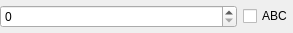
<?xml version="1.0" encoding="UTF-8"?>
<ui version="4.0">
 <class>ABCIntervalIntWidget</class>
 <widget class="QWidget" name="ABCIntervalIntWidget">
  <property name="geometry">
   <rect>
    <x>0</x>
    <y>0</y>
    <width>293</width>
    <height>33</height>
   </rect>
  </property>
  <property name="windowTitle">
   <string>Form</string>
  </property>
  <layout class="QHBoxLayout" name="horizontalLayout_2">
   <property name="leftMargin">
    <number>0</number>
   </property>
   <property name="topMargin">
    <number>0</number>
   </property>
   <property name="rightMargin">
    <number>0</number>
   </property>
   <property name="bottomMargin">
    <number>0</number>
   </property>
   <item>
    <widget class="QStackedWidget" name="stackedWidget">
     <property name="currentIndex">
      <number>0</number>
     </property>
     <widget class="QWidget" name="singleValuePage">
      <layout class="QHBoxLayout" name="horizontalLayout_3">
       <property name="leftMargin">
        <number>0</number>
       </property>
       <property name="topMargin">
        <number>0</number>
       </property>
       <property name="rightMargin">
        <number>0</number>
       </property>
       <property name="bottomMargin">
        <number>0</number>
       </property>
       <item>
        <widget class="QSpinBox" name="singleValue"/>
       </item>
      </layout>
     </widget>
     <widget class="QWidget" name="intervalPage">
      <layout class="QHBoxLayout" name="horizontalLayout">
       <property name="leftMargin">
        <number>0</number>
       </property>
       <property name="topMargin">
        <number>0</number>
       </property>
       <property name="rightMargin">
        <number>0</number>
       </property>
       <property name="bottomMargin">
        <number>0</number>
       </property>
       <item>
        <widget class="QSpinBox" name="firstBound"/>
       </item>
       <item>
        <widget class="QSpinBox" name="secondBound"/>
       </item>
       <item>
        <widget class="QComboBox" name="distribution">
         <item>
          <property name="text">
           <string>Uniform</string>
          </property>
         </item>
         <item>
          <property name="text">
           <string>Log uniform</string>
          </property>
         </item>
         <item>
          <property name="text">
           <string>Uniform discrete</string>
          </property>
         </item>
        </widget>
       </item>
      </layout>
     </widget>
    </widget>
   </item>
   <item>
    <widget class="QCheckBox" name="ABC">
     <property name="text">
      <string>ABC</string>
     </property>
    </widget>
   </item>
  </layout>
 </widget>
 <resources/>
 <connections/>
</ui>
